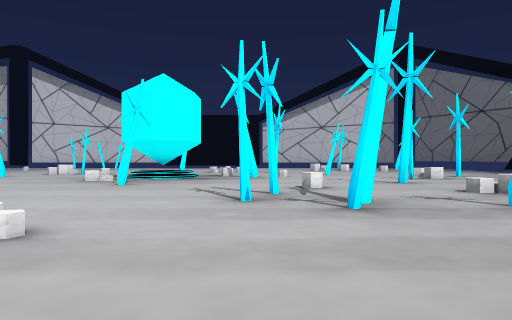
[1] (above)

19 first-person views from a walk through a 3-D level made in the Unity game engine. The camera is 1.3 m above the floor, looks level and sees 70° across. The floor is counted in squares, 2 m on a side. Each view is taken from the middle of a square. On the plan, view 1 faces up. The plan holds only what a view shows up to about 11 squares ahead; the rest is blank. The player is left out.

[2]
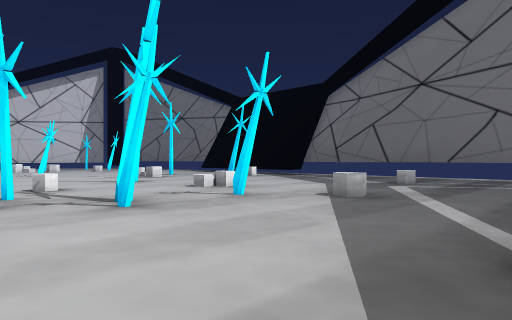

[3]
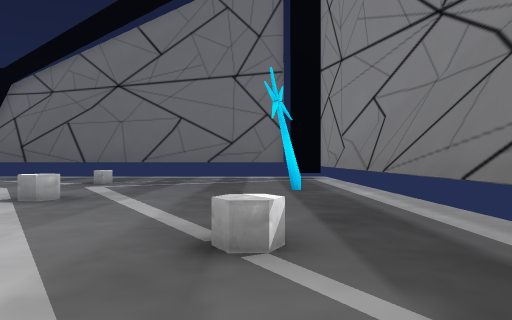

[4]
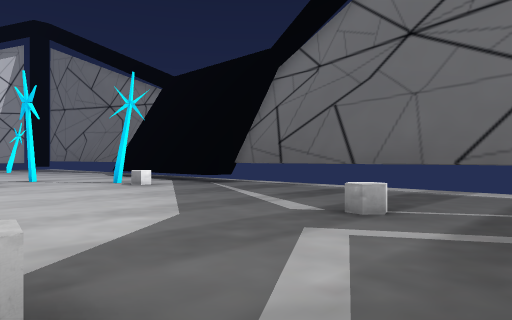

[5]
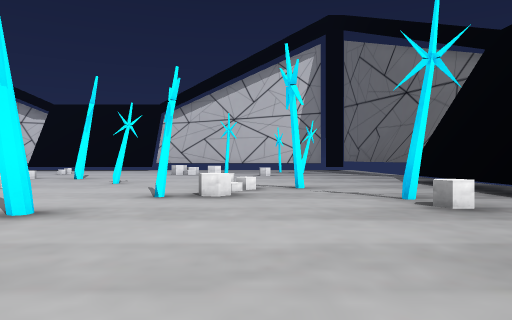

[6]
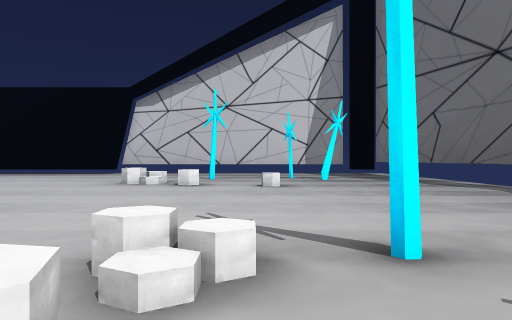

[7]
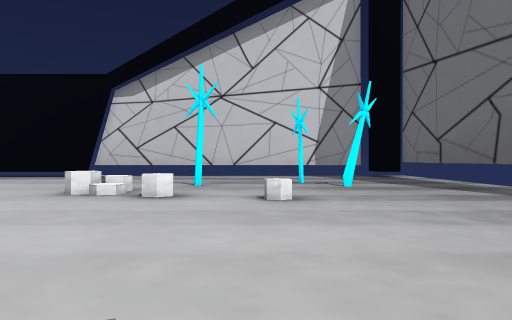

[8]
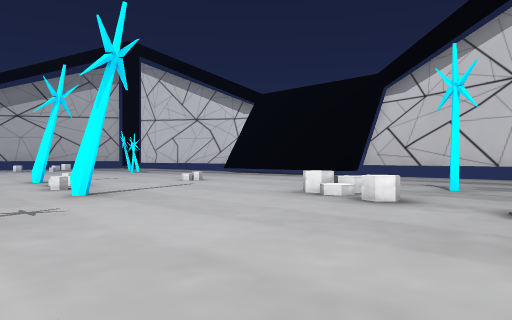

[9]
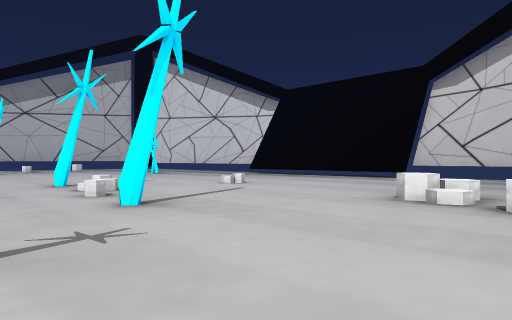

[10]
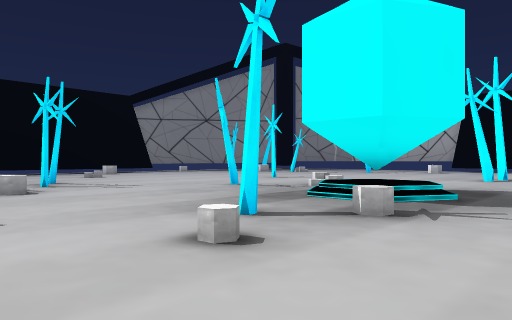

[11]
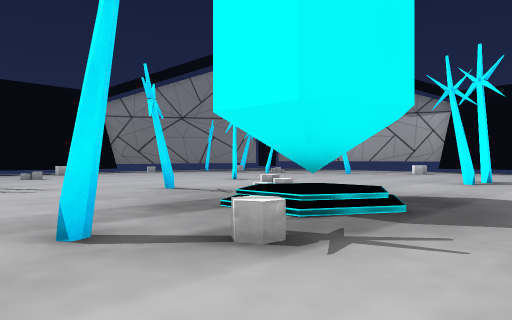

[12]
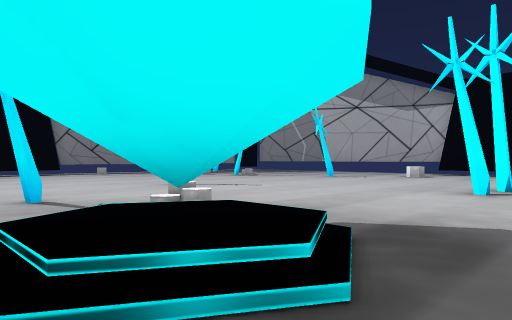

[13]
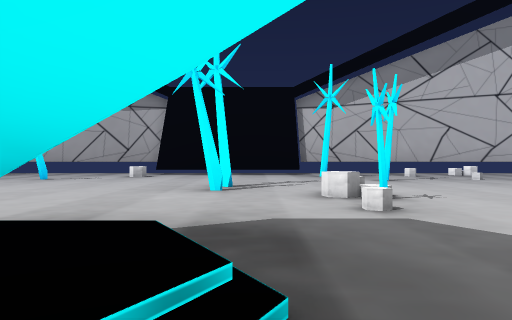

[14]
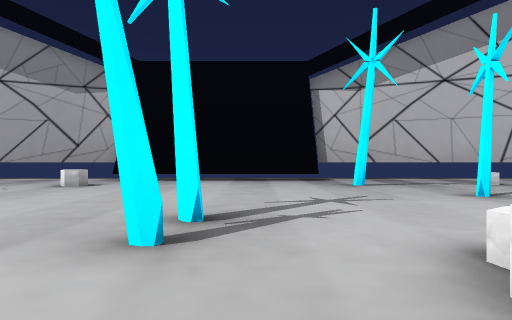

[15]
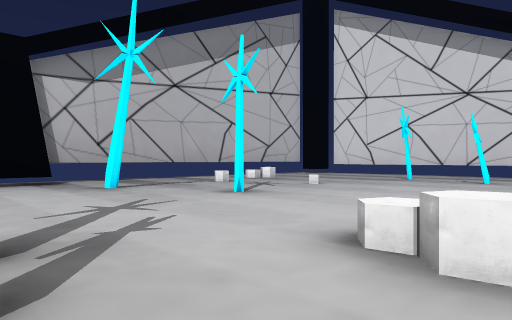

[16]
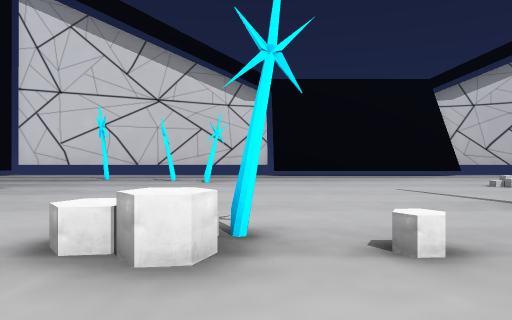

[17]
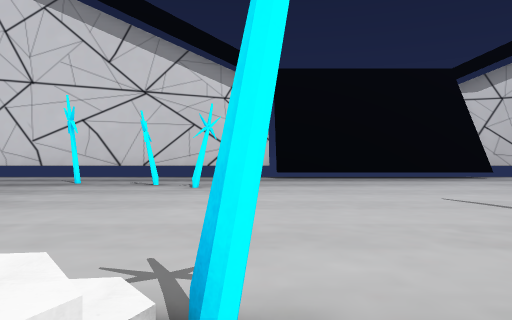

[18]
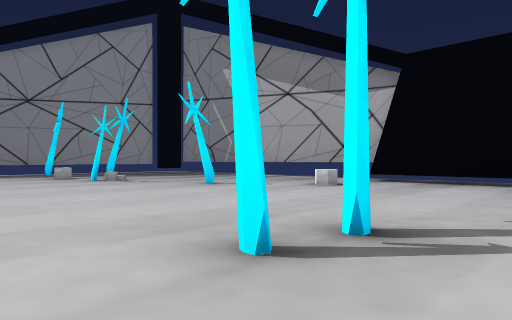

[19]
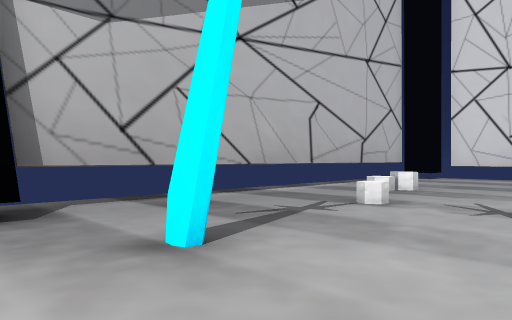

### Floor plan
Key: @ floor where view 1 was taken; # wall or solid block; . floor; / step, stairs or slope; = window, fence, low wall or low ledge; ^ raised ledge.
Columns run from 20 left of view 1 to 13 right of it. Each row starts with its distance up from view 1.
 28    ..                  ....
 27   ......... ........   ....
 26 # .....#..............  .........#
 25 #........#.#........... ....#....#
 24 #.//................... ..#..#...#
 23 #................./.....=........#
 22 #......................./^.......#
 21 #..=.......................=.....#
 20 #................................#
 19 #.....#.........#.//.#...........
 18 #...#...........................
 17 ##.........=#=..................
 16   .....................#........
 15   ..........................#...#
 14   .......##.....##..#.....=.....#
 13   .............   ........^.....#
 12   ...........................#..
 11   .............=..............^.
 10   ..^............#......#........#
  9   ...............................#
  8   .. .#...... .........../.......#
  7       ..... ........#..../.......#
  6        ....  .......#=...........#
  5         ...   .......#..#........#
  4          ..    ..........^...^...#
  3                   ...............#
  2                   ...............
  1                    ............
  0                    .@.^........
 -1                     .......#...
 -2                      ..........
 -3                       #########

Where each view was taken, in squares from view 1:
view 1: 0 up, 0 right, facing up
view 2: 0 up, 1 left, facing up-right
view 3: 0 up, 1 left, facing right
view 4: 2 up, 5 right, facing up-right
view 5: 6 up, 7 right, facing up
view 6: 12 up, 7 right, facing up
view 7: 15 up, 7 right, facing up
view 8: 16 up, 8 right, facing up-left
view 9: 16 up, 6 right, facing up-left
view 10: 17 up, 3 right, facing down-left
view 11: 17 up, 1 right, facing down-left
view 12: 16 up, 2 left, facing down-left
view 13: 15 up, 2 left, facing left
view 14: 15 up, 7 left, facing left
view 15: 14 up, 8 left, facing up-left
view 16: 14 up, 8 left, facing up
view 17: 16 up, 8 left, facing up
view 18: 16 up, 8 left, facing down-left
view 19: 16 up, 14 left, facing up-left
